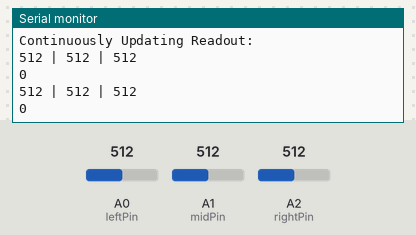
Simulated run of this sketch. Board: Arduino Uno, built with avr-gcc and run on an emulated ATmega328P. On the bench: the last lines printed to the serial monitor. The inputs (shaded band) are chosen by the test bench; at power-on: A0 (leftPin) = 512, A1 (midPin) = 512, A2 (rightPin) = 512.

Above: at 6.3 s.
6.4 s: A0 (leftPin) set to 11
At 7.2 s:
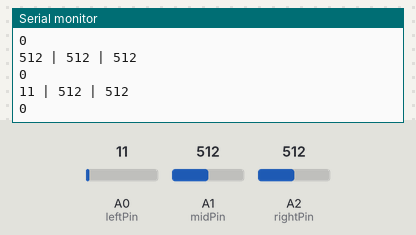
9.4 s: A0 (leftPin) set to 8
At 13.36 s:
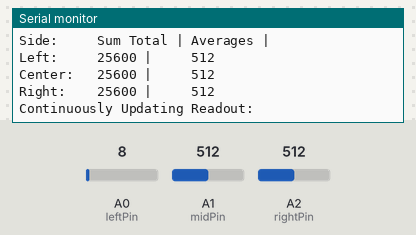
Timing chart, 0 to 14.9 s (numbered marks = the images above; inputs shaded):
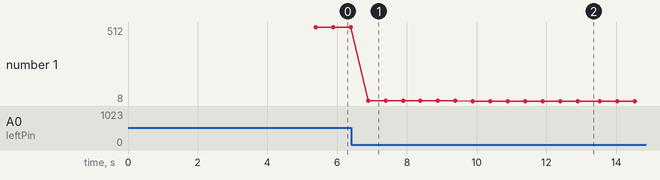

The sketch:

arduinosmoke.ino
```cpp
// Test update
//set pins to variables
int leftPin = A0;
int midPin = A1;
int rightPin = A2;

//initialize sensor data and threshold values to 0
int left_data = 0;
int mid_data = 0;
int right_data = 0;

float left_threshold = 0;
float center_threshold = 0;
float right_threshold = 0;


//#include <string>

//state0 = 0 //nothing
//state1 = 1 //left only
//state2 = 2 //middle only
//state3 = 3 //right only
//state12 = 12 //left + middle
//state13 = 13 //left + right
//state23 = 23 //middle + right
//state123 = 123 //all

int sum_l = 0;
int sum_c = 0;
int sum_r = 0;
int i = 0;

int avg_l = 0;
int avg_c = 0;
int avg_r = 0;


// float average_left = 0;
// float average_mid = 0;
// float average_right = 0;


void setup() {
  Serial.begin(9600);           //  setup serial
  normalize(); // calls normalize function, which takes 50 or more readings depending on the setting
}

void normalize(){
  // Function to normalize data during the first t seconds of operation
  // Return values to check against in the later if statements
  // Pseudo code

  //New functionality: Take 50 readings across each sensor upon startup
  //Take average of readings across each sensor.
  //Each average represents the baseline gas readings of a normal room.
  //Those averages become the thresholds for each sensor, respectively.


  while(i < 50){
    sum_l += analogRead(leftPin);
    sum_c += analogRead(midPin);
    sum_r += analogRead(rightPin);
    i++;
    delay(100);
  }
  avg_l = sum_l / i;
  avg_c = sum_c / i;
  avg_r = sum_r / i;

  sum_avg_post();

  left_threshold = avg_l + 50;
  center_threshold = avg_c + 50;
  right_threshold = avg_r + 50;

  //Total sum and average/50 values printed to the serial monitor


}


void sum_avg_post(){
  Serial.println();
  Serial.println();
  Serial.print("Sums and Averages: ");
  Serial.println();
  Serial.print("Side:     ");
  Serial.print("Sum Total");
  Serial.print(" | ");
  Serial.print("Averages");
  Serial.print(" | ");
  Serial.println();

  Serial.print("Left:     ");
  Serial.print(sum_l);
  Serial.print(" | ");
  Serial.print("    ");
  Serial.print(avg_l);
  Serial.println();

  Serial.print("Center:   ");
  Serial.print(sum_c);
  Serial.print(" | ");
  Serial.print("    ");
  Serial.print(avg_c);
  Serial.println();

  Serial.print("Right:    ");
  Serial.print(sum_r);
  Serial.print(" | ");
  Serial.print("    ");
  Serial.print(avg_r);
  Serial.println();


  Serial.println();
  Serial.println();
  Serial.print("Continuously Updating Readout: ");
  Serial.println();

}

int j = 0;

void loop() {
  String current_state = "";
  delay(250);

  left_data = analogRead(leftPin);  // read the input pin
  Serial.print(left_data);          // debug value

  Serial.print(" | ");

  mid_data = analogRead(midPin);  // read the input pin
  Serial.print(mid_data);

  Serial.print(" | ");

  right_data = analogRead(rightPin);  // read the input pin
  Serial.print(right_data);

  Serial.println();
  Serial.println();

  //threshhold for left: 300 MODIFIED TO 250
  //threshold for right: 250

  if(left_data > left_threshold + 100){
    current_state += "1";
  }
  if(mid_data > center_threshold + 100){
    current_state += "2";
  }
  if(right_data > right_threshold + 100){
    current_state += "3";
  }
  if(current_state == ""){
    current_state = "0";
  }

  //Send the current state as an integer to the serial port
  //Serial.print("Current State: ");
  Serial.println(current_state);

  j++;

  if(j >= 16){
    j = 0;
    sum_avg_post();
  }

  delay(250);

}
```

Measured:
- the behaviour switches between 10 and 9 on A0 (leftPin) (found by bisection; images 1 and 2)
- after the input at 6.4 s, the serial monitor: prints a new line after 0.49 s (image 1)
- after the input at 9.4 s, the serial monitor: prints a new line after 0.49 s (image 2)
- plotted number 1: 512 → 11 after the input at 6.4 s, 11 → 8 after the input at 9.4 s
